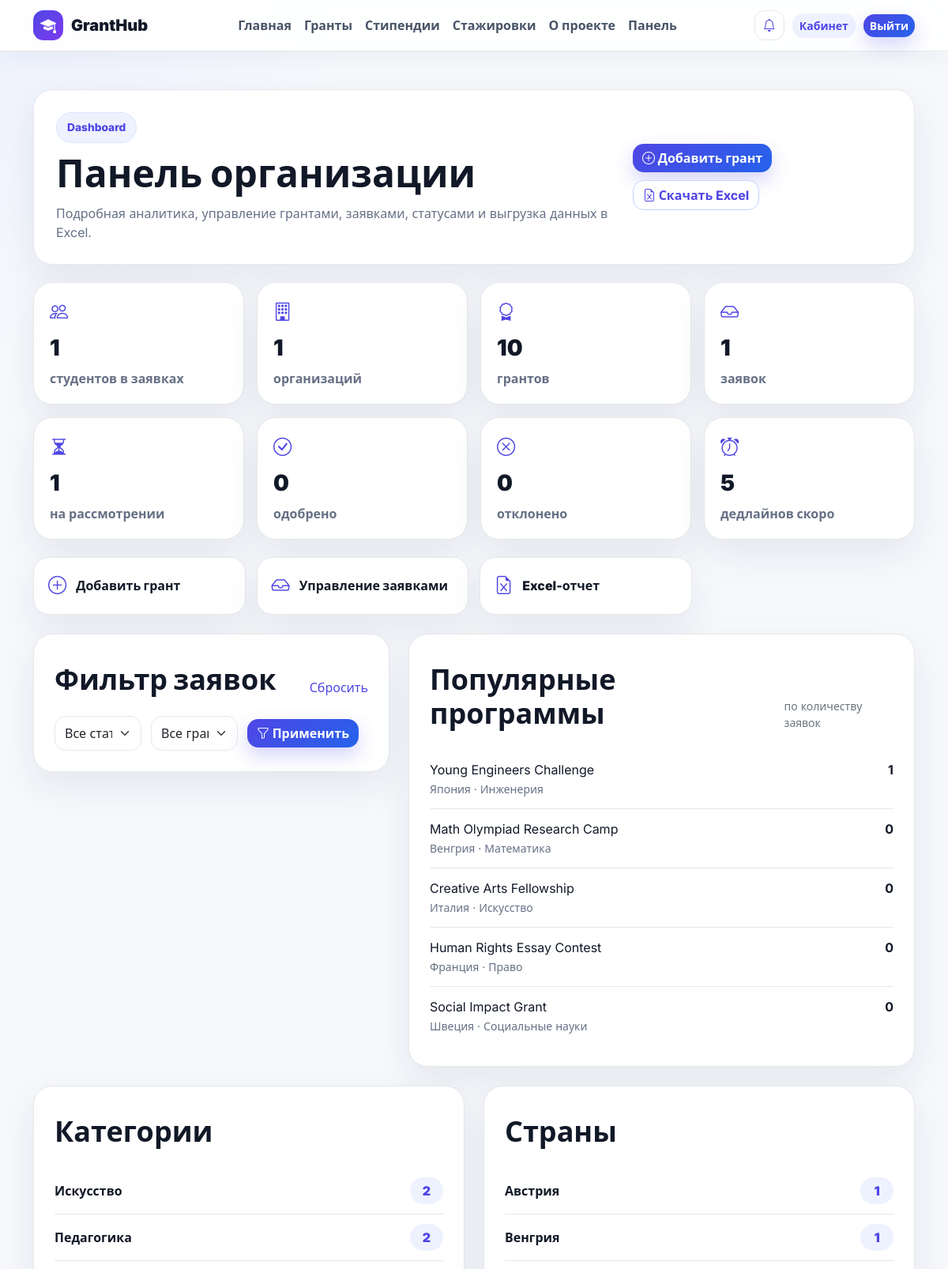
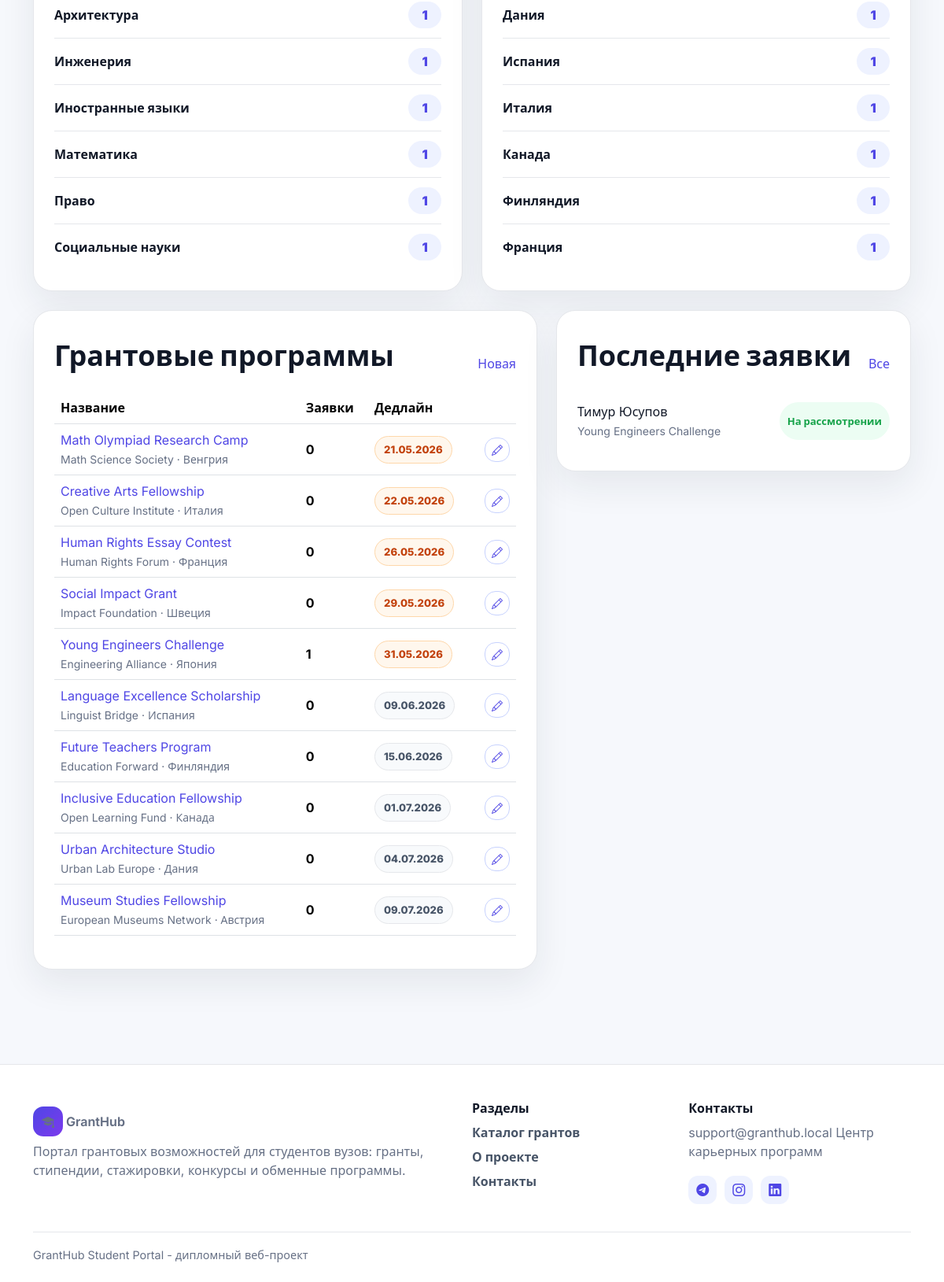
The page /dashboard/ (signed in) on the database its author committed (2 pictures, top to bottom).
### portal/models.py (models this page shows, shortened)
class Grant(models.Model):
    class OpportunityType(models.TextChoices):
        GRANT = 'grant', 'Грант'
        SCHOLARSHIP = 'scholarship', 'Стипендия'
        CONTEST = 'contest', 'Конкурс'
        INTERNSHIP = 'internship', 'Стажировка'
        EXCHANGE = 'exchange', 'Обменная программа'
    title = models.CharField('Название', max_length=220)
    description = models.TextField('Описание')
    organization = models.CharField('Организатор', max_length=180)
    country = models.CharField('Страна', max_length=100)
    category = models.ForeignKey(Category, verbose_name='Направление', on_delete=models.PROTECT)
    opportunity_type = models.CharField('Тип возможности', max_length=20, choices=OpportunityType.choices)
    education_level = models.CharField('Уровень образования', max_length=80)
    requirements = models.TextField('Требования')
    documents = models.TextField('Документы')
    deadline = models.DateField('Дедлайн')
    official_link = models.URLField('Официальная ссылка')
    created_by = models.ForeignKey(User, verbose_name='Автор', on_delete=models.SET_NULL, null=True, blank=True)
    created_at = models.DateTimeField('Создано', auto_now_add=True)
    class Meta:
        verbose_name = 'Грантовая возможность'
        verbose_name_plural = 'Грантовые возможности'
        ordering = ['deadline', 'title']
    @property
    def is_deadline_soon(self):
        delta = self.deadline - timezone.localdate()
        return 0 <= delta.days <= 14

class Category(models.Model):
    name = models.CharField('Название', max_length=120, unique=True)
    class Meta:
        verbose_name = 'Категория'
        verbose_name_plural = 'Категории'
        ordering = ['name']

class User(AbstractUser):
    class Role(models.TextChoices):
        STUDENT = 'student', 'Студент'
        ADMIN = 'admin', 'Администратор'
        ORGANIZATION = 'organization', 'Представитель организации'
    username = None
    full_name = models.CharField('ФИО', max_length=180)
    email = models.EmailField('Email', unique=True)
    role = models.CharField('Роль', max_length=20, choices=Role.choices, default=Role.STUDENT)
    university = models.CharField('Университет', max_length=180, blank=True)
    faculty = models.CharField('Факультет', max_length=180, blank=True)
    course = models.PositiveSmallIntegerField('Курс', null=True, blank=True)
    education_level = models.CharField('Уровень образования', max_length=80, blank=True)
    interests = models.CharField('Интересы', max_length=255, blank=True)
    USERNAME_FIELD = 'email'
    REQUIRED_FIELDS = ['full_name']
    objects = UserManager()

class Application(models.Model):
    class Status(models.TextChoices):
        REVIEW = 'review', 'На рассмотрении'
        APPROVED = 'approved', 'Одобрено'
        REJECTED = 'rejected', 'Отклонено'
    user = models.ForeignKey(User, verbose_name='Студент', on_delete=models.CASCADE, related_name='applications')
    grant = models.ForeignKey(Grant, verbose_name='Грант', on_delete=models.CASCADE, related_name='applications')
    cv_file = models.FileField('CV', upload_to='applications/cv/', blank=True)
    motivation_letter = models.FileField('Мотивационное письмо', upload_to='applications/motivation/', blank=True)
    certificate_file = models.FileField('Сертификаты', upload_to='applications/certificates/', blank=True)
    status = models.CharField('Статус', max_length=20, choices=Status.choices, default=Status.REVIEW)
    submitted_at = models.DateTimeField('Дата подачи', auto_now_add=True)
    class Meta:
        verbose_name = 'Заявка'
        verbose_name_plural = 'Заявки'
        unique_together = ('user', 'grant')
        ordering = ['-submitted_at']

### portal/views.py (the view)
# urls.py: path('dashboard/', views.dashboard, name='dashboard'),
@user_passes_test(is_manager)
def dashboard(request):
    grants, applications = management_scope(request.user)
    status = request.GET.get('status', '').strip()
    grant_id = request.GET.get('grant', '').strip()
    if status:
        applications = applications.filter(status=status)
    if grant_id:
        applications = applications.filter(grant_id=grant_id)
    base_applications = management_scope(request.user)[1]
    grants_count = grants.count()
    applications_count = base_applications.count()
    review_count = base_applications.filter(status=Application.Status.REVIEW).count()
    approved_count = base_applications.filter(status=Application.Status.APPROVED).count()
    rejected_count = base_applications.filter(status=Application.Status.REJECTED).count()
    soon_deadlines_count = grants.filter(deadline__gte=timezone.localdate(), deadline__lte=timezone.localdate() + timedelta(days=14)).count()
    unique_students_count = base_applications.values('user_id').distinct().count()
    popular_grants = grants.order_by('-applications_total', 'deadline')[:5]
    category_stats = grants.values('category__name').annotate(total=Count('id')).order_by('-total', 'category__name')[:8]
    country_stats = grants.values('country').annotate(total=Count('id')).order_by('-total', 'country')[:8]
    return render(request, 'portal/dashboard.html', {
        'grants': grants.order_by('deadline')[:20],
        'applications': applications.order_by('-submitted_at')[:25],
        'users_count': User.objects.count() if is_admin(request.user) else unique_students_count,
        'organizations_count': User.objects.filter(role=User.Role.ORGANIZATION).count() if is_admin(request.user) else 1,
        'students_count': User.objects.filter(role=User.Role.STUDENT).count() if is_admin(request.user) else unique_students_count,
        'grants_count': grants_count,
        'applications_count': applications_count,
        'review_count': review_count,
        'approved_count': approved_count,
        'rejected_count': rejected_count,
        'soon_deadlines_count': soon_deadlines_count,
        'unique_students_count': unique_students_count,
        'popular_grants': popular_grants,
        'category_stats': category_stats,
        'country_stats': country_stats,
        'status_choices': Application.Status.choices,
        'selected_status': status,
        'selected_grant': grant_id,
        'categories': Category.objects.all(),
        'all_grants': grants.order_by('title'),
    })

### portal/templates/portal/dashboard.html (shortened to what this page needs)
{% extends 'portal/base.html' %}
{% block content %}
<div class="container py-4 py-lg-5">
  <div class="admin-hero">
    <div>
      <span class="section-kicker">Dashboard</span>
      <h1>{% if user.role == 'organization' and not user.is_staff %}Панель организации{% else %}Панель администрации{% endif %}</h1>
      <p>Подробная аналитика, управление грантами, заявками, статусами и выгрузка данных в Excel.</p>
    </div>
    <div class="admin-actions">
      <a class="btn btn-primary" href="{% url 'grant_create' %}"><i class="bi bi-plus-circle"></i> Добавить грант</a>
      <a class="btn btn-outline-primary" href="{% url 'export_excel' %}"><i class="bi bi-file-earmark-excel"></i> Скачать Excel</a>
    </div>
  </div>
  <div class="stats-grid management-stats">
    <div class="stat-card"><i class="bi bi-people"></i><strong>{{ users_count }}</strong><span>{% if user.role == 'organization' and not user.is_staff %}студентов в заявках{% else %}пользователей{% endif %}</span></div>
    <div class="stat-card"><i class="bi bi-building"></i><strong>{{ organizations_count }}</strong><span>организаций</span></div>
    <div class="stat-card"><i class="bi bi-award"></i><strong>{{ grants_count }}</strong><span>грантов</span></div>
    <div class="stat-card"><i class="bi bi-inbox"></i><strong>{{ applications_count }}</strong><span>заявок</span></div>
    <div class="stat-card"><i class="bi bi-hourglass-split"></i><strong>{{ review_count }}</strong><span>на рассмотрении</span></div>
    <div class="stat-card"><i class="bi bi-check-circle"></i><strong>{{ approved_count }}</strong><span>одобрено</span></div>
    <div class="stat-card"><i class="bi bi-x-circle"></i><strong>{{ rejected_count }}</strong><span>отклонено</span></div>
    <div class="stat-card"><i class="bi bi-alarm"></i><strong>{{ soon_deadlines_count }}</strong><span>дедлайнов скоро</span></div>
  </div>
  <div class="dashboard-grid mb-4">
    <a class="dash-action" href="{% url 'grant_create' %}"><i class="bi bi-plus-circle"></i><span>Добавить грант</span></a>
    <a class="dash-action" href="{% url 'manage_applications' %}"><i class="bi bi-inbox"></i><span>Управление заявками</span></a>
    <a class="dash-action" href="{% url 'export_excel' %}"><i class="bi bi-file-earmark-excel"></i><span>Excel-отчет</span></a>
  </div>
  <div class="row g-4 mb-4">
    <div class="col-lg-5">
      <div class="content-panel">
        <div class="section-head"><h2>Фильтр заявок</h2><a href="{% url 'dashboard' %}">Сбросить</a></div>
        <form method="get" class="management-filter">
          <select class="form-select" name="status">
            <option value="">Все статусы</option>
          </select>
          <select class="form-select" name="grant">
            <option value="">Все гранты</option>
          </select>
          <button class="btn btn-primary"><i class="bi bi-funnel"></i> Применить</button>
        </form>
      </div>
    </div>
    <div class="col-lg-7">
      <div class="content-panel">
        <div class="section-head"><h2>Популярные программы</h2><span class="text-secondary small">по количеству заявок</span></div>
        {% for grant in popular_grants %}
          <a class="mini-row" href="{% url 'grant_detail' grant.pk %}">
            <span>{{ grant.title }}<br><small>{{ grant.country }} · {{ grant.category.name }}</small></span>
            <strong>{{ grant.applications_total }}</strong>
          </a>
        {% empty %}<p class="text-secondary">Данных пока нет.</p>{% endfor %}
      </div>
    </div>
  </div>
  <div class="row g-4 mb-4">
    <div class="col-lg-6">
      <div class="content-panel">
        <div class="section-head"><h2>Категории</h2></div>
        {% for item in category_stats %}
          <div class="metric-row"><span>{{ item.category__name }}</span><strong>{{ item.total }}</strong></div>
        {% empty %}<p class="text-secondary">Категорий пока нет.</p>{% endfor %}
      </div>
    </div>
    <div class="col-lg-6">
      <div class="content-panel">
        <div class="section-head"><h2>Страны</h2></div>
        {% for item in country_stats %}
          <div class="metric-row"><span>{{ item.country }}</span><strong>{{ item.total }}</strong></div>
        {% empty %}<p class="text-secondary">Стран пока нет.</p>{% endfor %}
      </div>
    </div>
  </div>
  <div class="row g-4">
    <div class="col-lg-7">
      <div class="content-panel">
        <div class="section-head"><h2>Грантовые программы</h2><a href="{% url 'grant_create' %}">Новая</a></div>
        <div class="table-responsive">
          <table class="table table-hover align-middle admin-table">
            <thead><tr><th>Название</th><th>Заявки</th><th>Дедлайн</th><th></th></tr></thead>
            <tbody>
              {% for grant in grants %}
                <tr>
                  <td><a href="{% url 'grant_detail' grant.pk %}">{{ grant.title }}</a><br><small>{{ grant.organization }} · {{ grant.country }}</small></td>
                  <td><strong>{{ grant.applications_total }}</strong></td>
                  <td><span class="deadline-pill {% if grant.is_deadline_soon %}urgent{% endif %}">{{ grant.deadline|date:"d.m.Y" }}</span></td>
                  <td class="text-end">
                    <a class="btn btn-sm btn-outline-primary" href="{% url 'grant_update' grant.pk %}"><i class="bi bi-pencil"></i></a>
                  </td>
                </tr>
              {% empty %}<tr><td colspan="4" class="text-secondary">Грантов пока нет.</td></tr>{% endfor %}
            </tbody>
          </table>
        </div>
      </div>
    </div>
    <div class="col-lg-5">
      <div class="content-panel">
        <div class="section-head"><h2>Последние заявки</h2><a href="{% url 'manage_applications' %}">Все</a></div>
        {% for app in applications %}
          <div class="mini-row"><span>{{ app.user.full_name }}<br><small>{{ app.grant.title }}</small></span><strong class="status">{{ app.get_status_display }}</strong></div>
        {% empty %}<p class="text-secondary">Заявок пока нет.</p>{% endfor %}
      </div>
    </div>
  </div>
</div>
{% endblock %}

### rows shown on the page
Grant: title "Young Engineers Challenge", country "Япония", category.name "Инженерия", applications_total "1", organization "Engineering Alliance", deadline "31.05.2026"
Grant: title "Math Olympiad Research Camp", country "Венгрия", category.name "Математика", applications_total "0", organization "Math Science Society", deadline "21.05.2026"
Grant: title "Creative Arts Fellowship", country "Италия", category.name "Искусство", applications_total "0", organization "Open Culture Institute", deadline "22.05.2026"
Grant: title "Human Rights Essay Contest", country "Франция", category.name "Право", applications_total "0", organization "Human Rights Forum", deadline "26.05.2026"
Grant: title "Social Impact Grant", country "Швеция", category.name "Социальные науки", applications_total "0", organization "Impact Foundation", deadline "29.05.2026"
Category: category__name "Искусство", total "2"
Category: category__name "Педагогика", total "2"
Category: category__name "Архитектура", total "1"
User: category__name "Инженерия", total "1"
Category: category__name "Иностранные языки", total "1"
Category: category__name "Математика", total "1"
Category: category__name "Право", total "1"
Category: category__name "Социальные науки", total "1"
Grant: title "Language Excellence Scholarship", organization "Linguist Bridge", country "Испания", applications_total "0", deadline "09.06.2026"
Grant: title "Future Teachers Program", organization "Education Forward", country "Финляндия", applications_total "0", deadline "15.06.2026"
Grant: title "Inclusive Education Fellowship", organization "Open Learning Fund", country "Канада", applications_total "0", deadline "01.07.2026"
Grant: title "Urban Architecture Studio", organization "Urban Lab Europe", country "Дания", applications_total "0", deadline "04.07.2026"
Grant: title "Museum Studies Fellowship", organization "European Museums Network", country "Австрия", applications_total "0", deadline "09.07.2026"
Application: user.full_name "Тимур Юсупов", grant "Young Engineers Challenge", status "На рассмотрении"

### other values the page prints
{{ users_count }} "1"
{{ organizations_count }} "1"
{{ grants_count }} "10"
{{ applications_count }} "1"
{{ review_count }} "1"
{{ approved_count }} "0"
{{ rejected_count }} "0"
{{ soon_deadlines_count }} "5"
{{ item.country }} "Австрия" "Венгрия" "Дания" "Испания" "Италия" "Канада" "Финляндия" "Франция"
{{ item.total }} "1" "1" "1" "1" "1" "1" "1" "1"
